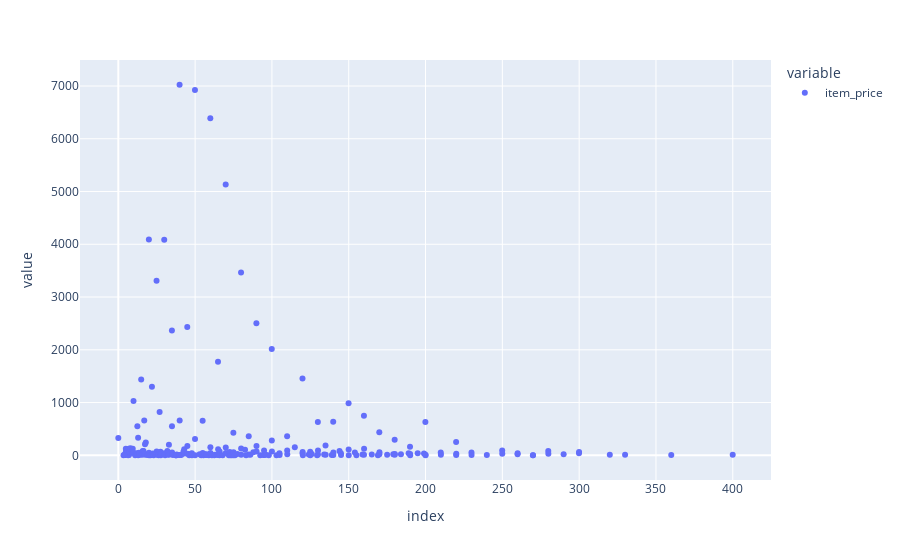

The notebook cell this image was saved under:
### Code cell
px.scatter(df_3)

### Figure 1 — Plotly figure (JSON) as saved in the notebook; plotly's stock layout.template omitted (floating-point values rounded to 4 significant figures; data arrays with more than 128 entries replaced by an {"elided": "..."} marker saying what was removed)
{"data": [{"hovertemplate": "variable=item_price<br>index=%{x}<br>value=%{y}<extra></extra>", "legendgroup": "item_price", "marker": {"color": "#636efa", "symbol": "circle"}, "mode": "markers", "name": "item_price", "orientation": "v", "showlegend": true, "type": "scatter", "x": {"elided": "234 float values"}, "xaxis": "x", "y": {"elided": "234 int values"}, "yaxis": "y"}], "layout": {"legend": {"title": {"text": "variable"}, "tracegroupgap": 0}, "margin": {"t": 60}, "xaxis": {"anchor": "y", "domain": [0, 1], "title": {"text": "index"}}, "yaxis": {"anchor": "x", "domain": [0, 1], "title": {"text": "value"}}}}
